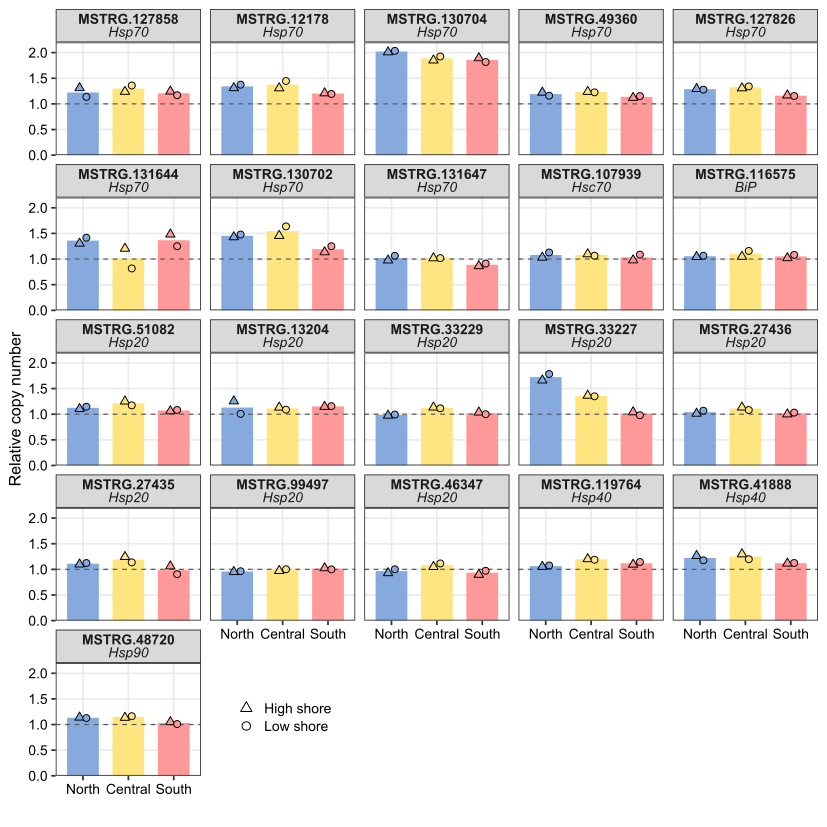

R code for this plot:
setwd("C:/path/to/RNAgithub/09Hsp70")

# =============================================================================
# Figure S12: relative copy number of the 21 Hsp genes among the 43 shared heat response genes, from pool-seq depth
# Input: Hsp_depth.txt, Housekeeper_depth.txt, housekeeper_original.gtf
# Output: FigureS12.pdf
# =============================================================================

library(dplyr)
library(tidyr)
library(ggplot2)

# Pool-seq depth at each exon position of the 21 Hsp genes in the six pools (positions without reads have depth 0).
depth <- read.delim("Hsp_depth.txt", check.names = FALSE)
# Panel labels (gene ID and Hsp family), in the order of the input file.
facet_order <- unique(paste0("<span style='font-size:10pt'><b>", depth$gene_id, "</b></span><br><i>", depth$Hsp_type, "</i>"))
samples <- c("Norway.high", "Norway.low", "Sweden.high", "Sweden.low", "Spain.high", "Spain.low")

# Remove exon positions with unusually high depth in Hsp90 (V1264_003735) and MSTRG.27436.
depth$max_depth <- apply(depth[samples], 1, max)
depth$median_depth <- apply(depth[samples], 1, median)
depth <- depth %>% dplyr::filter(ref_gene_id != "V1264_003735" | max_depth <= 220)
depth <- depth %>% dplyr::filter(gene_id != "MSTRG.27436" | (median_depth <= 180 & max_depth <= 250))

# Mean exon depth of each gene in each pool.
sample_summary <- depth %>%
  dplyr::group_by(gene_id, Hsp_type) %>%
  dplyr::summarise(dplyr::across(all_of(samples), mean), .groups = "drop") %>%
  tidyr::pivot_longer(cols = all_of(samples), names_to = "sample", values_to = "mean_exon_depth")

# Depth of the two single-copy housekeeping genes (RPL13A g15582, HPRT1 g13887), as in Figure5_S13-18.R Part 8.
hk_depth <- read.delim("Housekeeper_depth.txt", check.names = FALSE)
pools <- c("Northhigh", "Northlow", "Centralhigh", "Centrallow", "Southhigh", "Southlow")
hk <- read.delim("housekeeper_original.gtf", header = FALSE, quote = "", comment.char = "#")
colnames(hk) <- c("Chr", "source", "feature", "start", "end", "score", "strand", "frame", "attribute")

# Convert genomic exon positions to positions on the two reference gene sequences.
hk_pos <- hk %>%
  dplyr::filter(feature == "exon") %>%
  dplyr::mutate(origin = dplyr::case_when(Chr == "LG3_SUPER_4" ~ 48883704, Chr == "LG12_SUPER_3" ~ 54491592), Chr = dplyr::recode(Chr, "LG3_SUPER_4" = "g15582.t1", "LG12_SUPER_3" = "g13887.t1"), start = start - origin + 1, end = end - origin + 1) %>%
  dplyr::rowwise() %>% dplyr::mutate(pos = list(seq.int(start, end))) %>%
  tidyr::unnest(pos) %>% dplyr::ungroup() %>% dplyr::distinct(Chr, pos)

# Single-copy depth of each pool = mean exon depth of each housekeeping gene, averaged over the two genes.
hk_gene_depth <- hk_depth %>%
  dplyr::semi_join(hk_pos, by = c("Chr", "pos")) %>%
  tidyr::pivot_longer(cols = all_of(pools), names_to = "pool", values_to = "depth") %>%
  dplyr::group_by(Chr, pool) %>% dplyr::summarise(mean_depth = mean(depth), .groups = "drop")
norm_factor <- hk_gene_depth %>%
  dplyr::group_by(pool) %>% dplyr::summarise(factor = mean(mean_depth), .groups = "drop") %>%
  dplyr::mutate(sample = dplyr::recode(pool, "Northhigh" = "Norway.high", "Northlow" = "Norway.low", "Centralhigh" = "Sweden.high", "Centrallow" = "Sweden.low", "Southhigh" = "Spain.high", "Southlow" = "Spain.low")) %>%
  dplyr::select(sample, factor)
norm_factor

# Relative copy number = Hsp mean exon depth / housekeeping reference depth.
sample_summary <- sample_summary %>%
  dplyr::left_join(norm_factor, by = "sample") %>%
  dplyr::mutate(relative_copy_number = mean_exon_depth / factor, country = sub("\\..*", "", sample))

# Points: high-shore (triangle) and low-shore (circle) pools.
point_data <- sample_summary %>%
  dplyr::mutate(country = dplyr::recode(country, "Norway" = "North", "Sweden" = "Central", "Spain" = "South"), country = factor(country, levels = c("North", "Central", "South")), shore = factor(sub(".*\\.", "", sample), levels = c("high", "low")), facet_label = paste0("<span style='font-size:10pt'><b>", gene_id, "</b></span><br><i>", Hsp_type, "</i>"))
point_data$facet_label <- factor(point_data$facet_label, levels = facet_order)

# Bars: mean of the high- and low-shore pools.
plot_data <- point_data %>%
  dplyr::group_by(gene_id, Hsp_type, country, facet_label) %>%
  dplyr::summarise(relative_copy_number = mean(relative_copy_number), .groups = "drop")

# Figure S12: one panel per gene; dashed line = relative copy number of 1.
country_colors <- c("North" = "#87aade", "Central" = "#ffe57f", "South" = "#ff9999")
y_max <- ceiling(max(point_data$relative_copy_number) * 5) / 5

p <- ggplot(plot_data, aes(x = country, y = relative_copy_number, fill = country)) +
  geom_col(width = 0.7) +
  geom_hline(yintercept = 1, linetype = "dashed", colour = "grey35", linewidth = 0.4) +
  geom_point(data = point_data, aes(shape = shore, group = shore), position = position_dodge(width = 0.3), size = 2, stroke = 0.5, colour = "black") +
  facet_wrap(~ facet_label, ncol = 5) +
  scale_fill_manual(values = country_colors, guide = "none") +
  scale_shape_manual(values = c("high" = 24, "low" = 21), labels = c("High shore", "Low shore"), name = NULL) +
  scale_y_continuous(limits = c(0, y_max), breaks = seq(0, y_max, 0.5), expand = expansion(mult = c(0, 0))) +
  guides(shape = guide_legend(ncol = 1, override.aes = list(fill = "white", size = 2.5))) +
  labs(x = "", y = "Relative copy number") +
  theme_bw(base_size = 13, base_family = "Arial") +
  theme(axis.title.y = element_text(size = 11.5, face = "plain"), axis.text = element_text(size = 10, colour = "black"), axis.text.x = element_text(angle = 0, hjust = 0.5), strip.text = ggtext::element_markdown(size = 10, lineheight = 0.85, margin = margin(3.5, 2, 2, 2)), panel.grid.minor = element_blank(),
        legend.position = "inside", legend.position.inside = c(0.30, 0.08), legend.justification = c(0.5, 0.5), legend.direction = "vertical", legend.text = element_text(size = 10), legend.key.size = grid::unit(0.45, "cm"), legend.background = element_blank())

p
ggsave("FigureS12.pdf", p, width = 21, height = 21, units = "cm", device = cairo_pdf)
